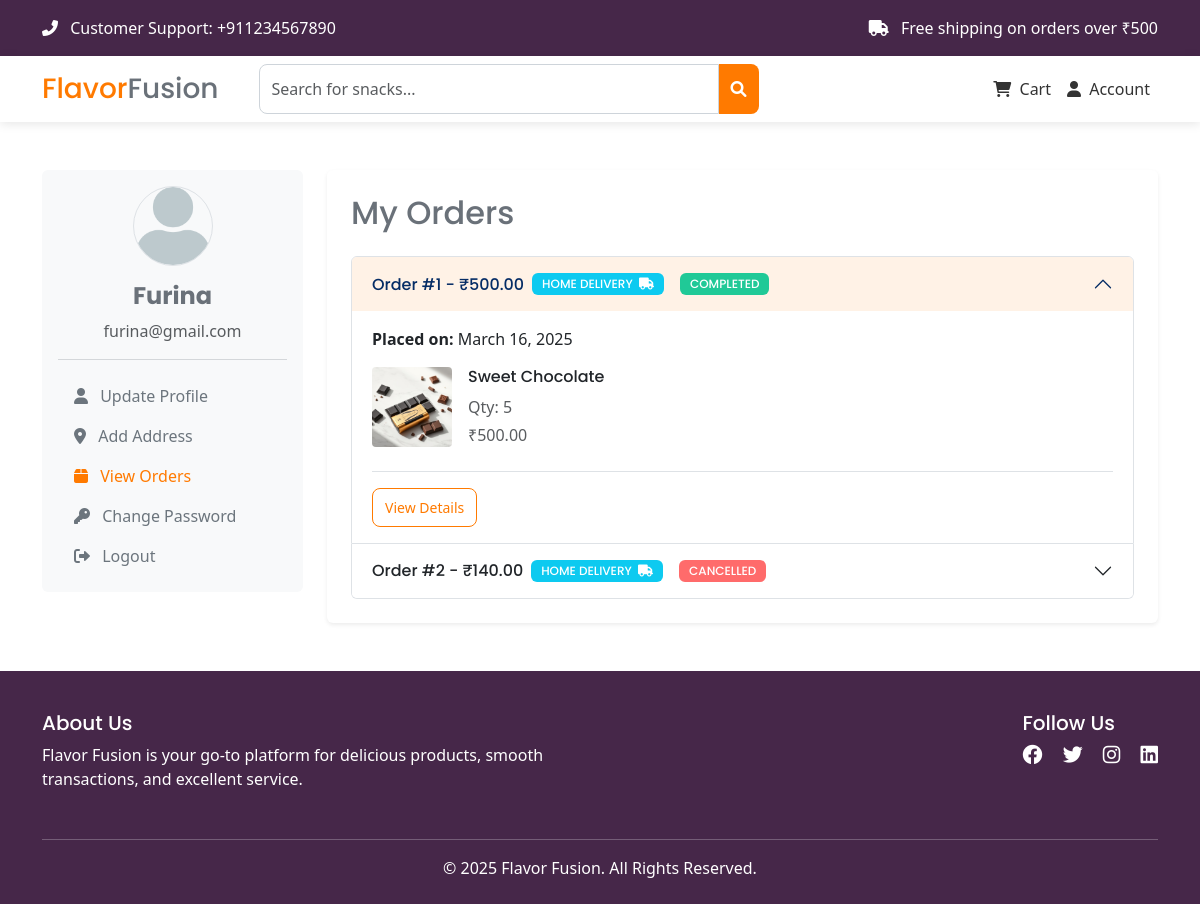
The page /profile/orders/index.php (signed in) on the database its author committed.
### tables this page shows
CREATE TABLE `orders` (
  `id` int(11) NOT NULL,
  `user_id` int(11) NOT NULL,
  `total_amount` decimal(10,2) NOT NULL,
  `delivery_option` enum('delivery','pickup') NOT NULL,
  `status` enum('pending','processing','completed','cancelled') DEFAULT 'pending',
  `created_at` timestamp NOT NULL DEFAULT current_timestamp()
);

CREATE TABLE `order_items` (
  `id` int(11) NOT NULL,
  `order_id` int(11) NOT NULL,
  `product_id` int(11) NOT NULL,
  `price` int(11) NOT NULL,
  `quantity` int(11) NOT NULL,
  `subtotal` decimal(10,2) NOT NULL
);

CREATE TABLE `products` (
  `id` int(11) NOT NULL,
  `name` varchar(255) NOT NULL,
  `description` text DEFAULT NULL,
  `category_id` int(11) NOT NULL,
  `price` decimal(10,2) NOT NULL,
  `stock` int(11) NOT NULL,
  `image` varchar(255) DEFAULT NULL,
  `created_at` timestamp NOT NULL DEFAULT current_timestamp()
);

### database/database.php (called while the page is built)
<?php
require(__DIR__ . '/Connection.php');
$servername = 'localhost';
$port = 3306;
$db_name = 'flavor_fusion_db';
$username = 'root';
$password = '';
$connection = new Connection($servername, $port, $db_name, $username, $password);

### database/Connection.php (called while the page is built, shortened)
<?php
class Connection
{
    private $pdo;
    public function __construct($server_name, $port, $db_name, $username, $password)
    {
        try {
            $this->pdo = new PDO("mysql:host={$server_name};port={$port};dbname={$db_name}", $username, $password);
            $this->pdo->setAttribute(PDO::ATTR_ERRMODE, PDO::ERRMODE_EXCEPTION);
            $this->pdo->setAttribute(PDO::ATTR_DEFAULT_FETCH_MODE, PDO::FETCH_ASSOC);
        } catch (PDOException $e) {
            echo $e->getMessage();
            die();
        }
    }
    public function find($table_name, $options)
    {
        $column_names = array_keys($options);
        $condition_array = [];
        for ($i = 0; $i < count($column_names); $i++) {
            array_push($condition_array, "{$column_names[$i]} = :{$column_names[$i]}");
        }
        $condition = implode(" AND ", $condition_array);
        $statement = $this->pdo->prepare("SELECT * FROM {$table_name} WHERE {$condition}");
        $statement->execute($options);
        $result = $statement->fetchAll();
        return $result;
    }
    public function findOne($table_name, $options)
    {
        $column_names = array_keys($options);
        $condition_array = [];
        for ($i = 0; $i < count($column_names); $i++) {
            array_push($condition_array, "{$column_names[$i]} = :{$column_names[$i]}");
        }
        $condition = implode(" AND ", $condition_array);
        $statement = $this->pdo->prepare("SELECT * FROM {$table_name} WHERE {$condition} LIMIT 1");
        $statement->execute($options);
        $result = $statement->fetch();
        return $result;
    }
}

### init.php (called while the page is built, shortened)
<?php
function get_auth_user()
{
    if (isset($_SESSION["user"])) {
        return $_SESSION["user"];
    }
    return null;
}

### public/profile/orders/index.php (the view, shortened to what this page needs)
<?php
include_once "../../../init.php";
include_once DB_ROOT . 'database.php';
$auth_user = get_auth_user();
$orders = $connection->find("orders", ["user_id" => $auth_user["id"]]);
?>
<?php include_once '../../../includes/header.php'; ?>
<?php include_once '../../../includes/nav.php'; ?>
<div class="container py-5">
    <div class="row">
        <?php $active = "orders";
        include_once '../../../includes/user_sidebar.php'; ?>
        <div class="col-md-9">
            <div class="profile-content bg-white p-4 rounded shadow-sm">
                <h2 class="mb-4">My Orders</h2>
                <?php if (empty($orders)) : ?>
                    <p class="text-muted">No orders found.</p>
                <?php else : ?>
                    <div class="accordion" id="ordersAccordion">
                        <?php foreach ($orders as $index => $order) : ?>
                            <?php
                            $order_items = $connection->find("order_items", ["order_id" => $order["id"]]);
                            $status_classes = [
                                "pending" => "bg-secondary",
                                "processing" => "bg-info",
                                "completed" => "bg-success",
                                "cancelled" => "bg-danger"
                            ];
                            $status_badge = $status_classes[$order["status"]] ?? "bg-secondary";
                            $delivery_label = $order["delivery_option"] === "delivery" ? "Home Delivery&nbsp; <i class='fa-solid fa-truck'></i>" : "Pickup&nbsp; <i class='fa-solid fa-map-location-dot'></i>";
                            ?>
                            <div class="accordion-item">
                                <h2 class="accordion-header" id="heading<?= $index; ?>">
                                    <button class="accordion-button <?= $index > 0 ? 'collapsed' : '' ?>" type="button" data-bs-toggle="collapse" data-bs-target="#order<?= $index; ?>" aria-expanded="<?= $index === 0 ? 'true' : 'false'; ?>" aria-controls="order<?= $index; ?>">
                                        Order #<?= $order["id"]; ?> - ₹<?= $order["total_amount"]; ?>
                                        <span class="badge ms-2 <?= $order["delivery_option"] === "delivery" ? "bg-info" : "bg-warning" ?>"><?= $delivery_label; ?></span>
                                        <span class="badge <?= $status_badge; ?> ms-3"><?= ucfirst($order["status"]); ?></span>
                                    </button>
                                </h2>
                                <div id="order<?= $index; ?>" class="accordion-collapse collapse <?= $index === 0 ? 'show' : ''; ?>" aria-labelledby="heading<?= $index; ?>" data-bs-parent="#ordersAccordion">
                                    <div class="accordion-body">
                                        <p><strong>Placed on:</strong> <?= date("F j, Y", strtotime($order["created_at"])); ?></p>
                                        <div class="order-items">
                                            <?php foreach ($order_items as $item) :
                                                $product = $connection->findOne("products", ["id" => $item["product_id"]]);
                                            ?>
                                                <div class="d-flex border-bottom pb-2 mb-2">
                                                    <img src="<?= ASSETS_PATH . 'images/' . $product["image"] ?>" class="order-img me-3" alt="<?= $product["name"] ?? 'Product'; ?>">
                                                    <div>
                                                        <h6><?= $product["name"]; ?></h6>
                                                        <p class="text-muted mb-1">Qty: <?= $item["quantity"]; ?></p>
                                                        <p class="text-muted">₹<?= $item["subtotal"]; ?></p>
                                                    </div>
                                                </div>
                                            <?php endforeach; ?>
                                        </div>
                                        <div class="d-flex justify-content-between mt-3">
                                            <a href="view?id=<?= $order["id"]; ?>" class="btn btn-outline-primary btn-sm">View Details</a>
                                        </div>
                                    </div>
                                </div>
                            </div>
                        <?php endforeach; ?>
                    </div>
                <?php endif; ?>
            </div>
        </div>
    </div>
</div>
<?php include_once '../../../includes/footer.php'; ?>

### public/assets/css/style.css (style rules this page uses)
:root { --primary-color-50: #fff2e6; --primary-color-100: #ffd7b3; --primary-color: #ff7a00; --body-color: #6a7179; --gray-100: #dee2e6; --gray-500: #868e96; --secondary-color: #462749; --color-success: #20c997; --color-error: #ff6b6b; }
body { color: var(--body-color); min-height: 100dvh; display: flex; flex-direction: column; }
h1, h2, h3, h4, h5, h6 { font-family: "Poppins", sans-serif; }
.bg-success { background-color: var(--color-success) !important; }
.bg-danger { background-color: var(--color-error) !important; }
.btn { padding: 8px 12px; border-radius: 8px; }
.btn-outline-primary { background-color: #fff; border-color: var(--primary-color); color: var(--primary-color); }
.accordion-button { font-weight: 500; }
.accordion-button:not(.collapsed) { background-color: var(--primary-color-50); box-shadow: none; }
.badge { font-size: 12px; text-transform: uppercase; padding: 5px 10px; font-weight: 500; }
.order-img { width: 80px; height: 80px; border-radius: 4px; }

### rows shown on the page
orders: id "1", total_amount "500.00", delivery_option "HOME DELIVERY", status "COMPLETED", created_at "March 16, 2025"
order_items: product.image (picture), product.name "Sweet Chocolate", quantity "5", subtotal "500.00"
orders: id "2", total_amount "140.00", delivery_option "HOME DELIVERY", status "CANCELLED"

### other values the page prints
$user["name"] "Furina"
$user["email"] "furina@gmail.com"
